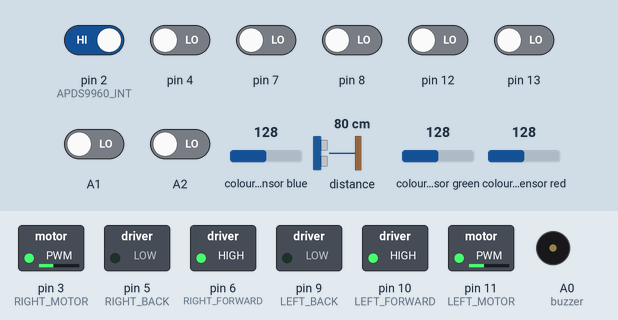
Simulated run of this sketch. Board: Arduino Uno, built for the host (arithmetic inside an expression is 32-bit, double 64-bit). On the bench: switched loads named in the sketch (green lamp = pin HIGH), buzzer (waves = sounding). The test bench sets the inputs (shaded band); at power-on: pin 2 (APDS9960_INT) HIGH, A1, A2, pin 4, pin 7, pin 8, pin 12, pin 13 LOW, colour sensor blue 128, distance to the obstacle 80 cm, colour sensor green 128, colour sensor red 128.

Above: at 2.2 s.
2.3 s: A1 driven HIGH
At 2.6 s:
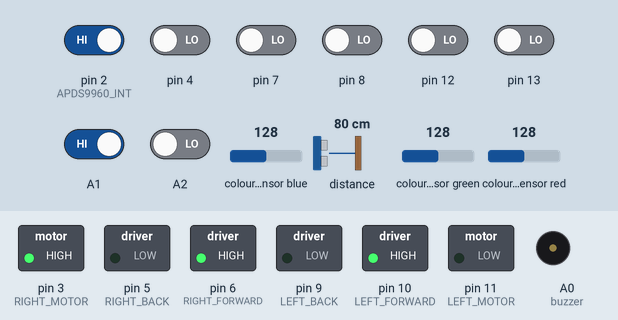
3.8 s: pin 2 (APDS9960_INT) driven LOW
At 5.1 s:
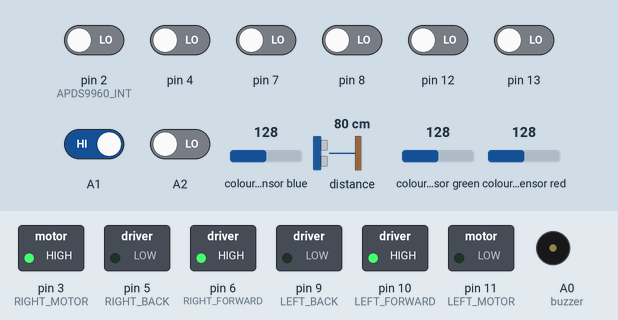
5.4 s: pin 13 driven HIGH
At 6.3 s:
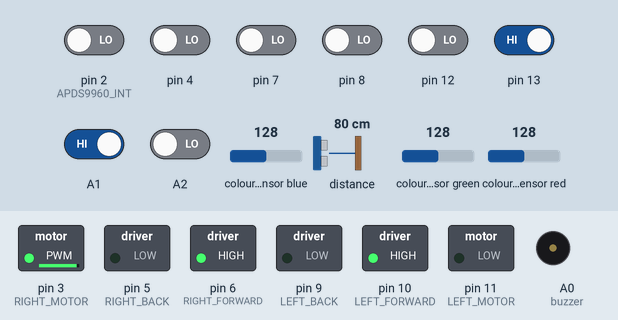
6.9 s: pin 2 (APDS9960_INT) driven HIGH and pin 4 driven HIGH and pin 7 driven HIGH and pin 8 driven HIGH and pin 12 driven HIGH
At 8.0 s:
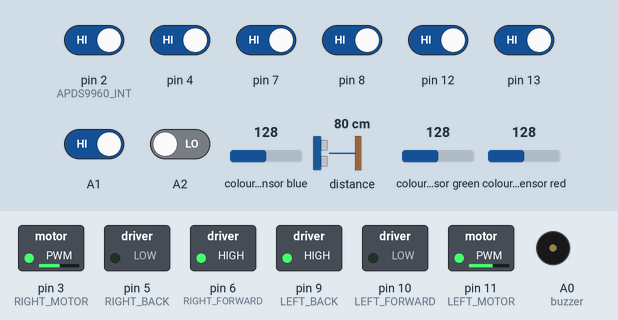
8.4 s: A2 driven HIGH
At 9.2 s:
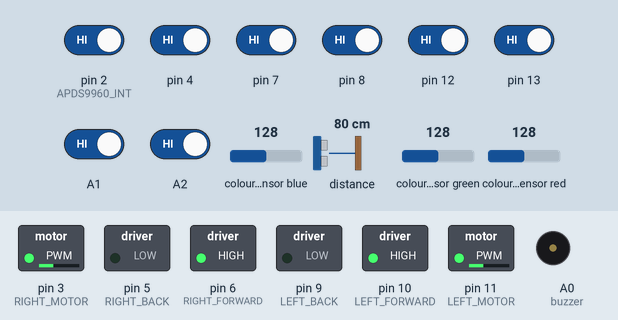
9.9 s: A1 driven LOW
At 10.2 s:
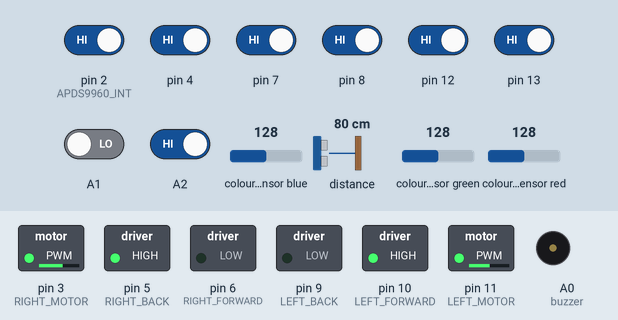
Timing chart, 0 to 12.4 s (numbered marks = the images above; inputs shaded):
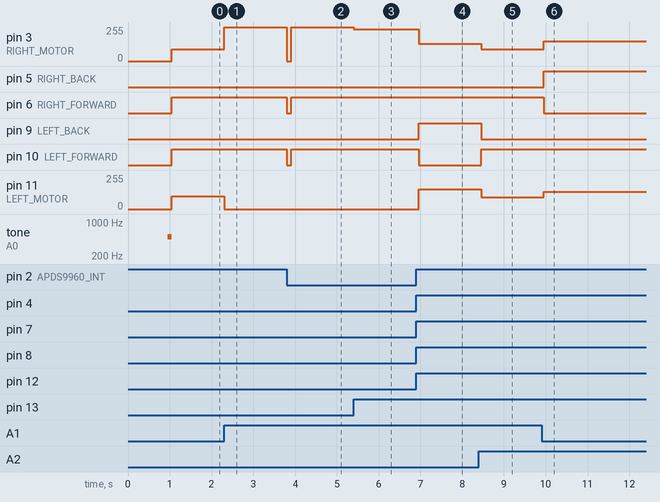

Measured:
- after the input at 2.3 s, pin 3 (RIGHT_MOTOR): 90/255 → 255/255 at once; pin 11 (LEFT_MOTOR): 95/255 → 0/255 at once
- after the input at 3.8 s, pin 3 (RIGHT_MOTOR): 255/255 → 0/255 at once, → 255/255 0.10 s later; pin 6 (RIGHT_FORWARD), pin 10 (LEFT_FORWARD): HIGH → LOW at once, → HIGH 0.10 s later
- after the input at 5.4 s, pin 3 (RIGHT_MOTOR): 255/255 → 240/255 at once
- after the input at 6.9 s, pin 3 (RIGHT_MOTOR): 240/255 → 130/255 after 0.06 s; pin 9 (LEFT_BACK): LOW → HIGH after 0.06 s; pin 10 (LEFT_FORWARD): HIGH → LOW after 0.06 s; pin 11 (LEFT_MOTOR): 0/255 → 150/255 after 0.06 s
- after the input at 8.4 s, pin 3 (RIGHT_MOTOR): 130/255 → 90/255 after 0.06 s; pin 9 (LEFT_BACK): HIGH → LOW after 0.06 s; pin 10 (LEFT_FORWARD): LOW → HIGH after 0.06 s; pin 11 (LEFT_MOTOR): 150/255 → 90/255 after 0.06 s
- after the input at 9.9 s, pin 3 (RIGHT_MOTOR): 90/255 → 150/255 after 0.05 s; pin 5 (RIGHT_BACK): LOW → HIGH after 0.05 s; pin 6 (RIGHT_FORWARD): HIGH → LOW after 0.05 s; pin 11 (LEFT_MOTOR): 90/255 → 130/255 after 0.05 s

The sketch:

LineFollow2.5.ino
```cpp
//libraries------------------------------------------------------------------------------------------------------
#include <Wire.h>
#include <SparkFun_APDS9960.h>
#define SL -70
#define SR 70
//functions
void get_color();
void set_speed(int left, int right);
void set_motors();
void set_direction(char dir);
void get_line_pos();
void interrupt_routine();

// Global Variables____________________________________________________________________________________________________________________________
SparkFun_APDS9960 apds = SparkFun_APDS9960();
byte isr_flag = 0;
#define APDS9960_INT    2  // Needs to be an interrupt pin
#define PROX_INT_HIGH   30 // Proximity level for interrupt
#define PROX_INT_LOW    0  // No far interrupt

uint8_t proximity_data = 0;
uint16_t ambient_light = 0;
uint16_t red_light = 0;
uint16_t green_light = 0;
uint16_t blue_light = 0;

//BUZZER AUDIO - COLOR SENSOR
bool PLAYED_MUSIC=false;
byte buzzer = A0;
bool interupted=false;
bool flagturn=false;

//motor pins------------------------------------------------------------------------------------------------------
const byte LEFT_MOTOR = 11; //ena//left motor - set speed
const byte LEFT_FORWARD = 10;//in1
const byte LEFT_BACK = 9;//in2
const byte RIGHT_FORWARD = 6;//in3
const byte RIGHT_BACK = 5;//in4
const byte RIGHT_MOTOR = 3;//enb//right motor - set speed


//motor speed------------------------------------------------------------------------------------------------------
int LEFT_MOTOR_SPEED=0;
int RIGHT_MOTOR_SPEED=0;

//initial Motor Speed----------------------------------------------------------------------------------------------
const byte INITIAL_MOTOR_SPEED=90;
int olderror=0;

//IR SENSORS--------------------------------------------------------------------------------------------------------
const byte IR_Sensor_Num=7;

//Line Position-----------------------------------------------------------------------------------------------------
long Line_Position=5; //5 is just so i can have 0 as msb

//PID----------------------------------------------------------------------------------------------------------------
int PID=0;
int error=0;
int P=0;
int I=0;
int D=0;
int prevError=0;
int prevI=0;

const byte Kp=5;
const byte Ki=0;
const byte Kd=2;

//END GLOBAL VAR__________________________________________________________________________________________________________________________________________________________
void get_line_pos()
{
 Line_Position = 5; //reset value
 Line_Position = (Line_Position * 10) + digitalRead(A2);
 Line_Position = (Line_Position * 10) + digitalRead(4);
 Line_Position = (Line_Position * 10) + digitalRead(7);
 Line_Position = (Line_Position * 10) + digitalRead(8);
 Line_Position = (Line_Position * 10) + digitalRead(12);
 Line_Position = (Line_Position * 10) + digitalRead(13);
 Line_Position = (Line_Position * 10) + digitalRead(A1);

  switch (Line_Position)    {
    case 51111110:    {        error = SL;        break;    }
    case 51111100:    {        error = SL;        break;    }
    case 51111000:    {        error = SL;        break;    }
    case 51000000:    {        error = -35;         break;    }
    case 51100000:    {        error = -30;         break;    }
    case 51110000:    {        error = -30;         break;    }
    case 50110000:    {        error = -22;         break;    }
    case 50111000:    {        error = -3;         break;    }
    case 50011000:    {        error = -2;         break;    }
    case 50011100:    {        error = 0;          break;    }
    case 50001100:    {        error = 2;          break;    }
    case 50001110:    {        error = 3;          break;    }
    case 50000110:    {        error = 22;          break;    }
    case 50000111:    {        error = 30;          break;    }
    case 50000011:    {        error = 30;          break;    }
    case 50000001:    {        error = 35;          break;    }
    case 50001111:    {        error = SR;         break;    }
    case 50011111:    {        error = SR;         break;    }
    case 50111111:    {        error = SR;         break;    }
    case 50000000:    {                            break;    }//do what you did last
    case 51111111:    {        error = 777;        break;    }//go straight
    default:          {                            break;    }
    }
}
//APDS9960----------------------------------------------------------------------------------------------------------------

void get_color() {
  // Read the light levels (ambient, red, green, blue)
  if (!apds.readRedLight(red_light) || !apds.readGreenLight(green_light) || !apds.readBlueLight(blue_light)) {
    return;
  } else {
    if (!PLAYED_MUSIC) {
      if (red_light > 50 && red_light > blue_light && red_light > green_light) {

        tone(buzzer, 500);
        delay(500);
        noTone(buzzer);
        PLAYED_MUSIC = true;
        return;
      }
      if (blue_light > 50 && blue_light > red_light && blue_light > green_light) {
        tone(buzzer, 2000);
        delay(200);
        noTone(buzzer);
        delay(50);
        tone(buzzer, 2000);
        delay(200);
        noTone(buzzer);
        PLAYED_MUSIC = true;
        return;
      }

      if (green_light > 50 && green_light > red_light && green_light > blue_light) {

        tone(buzzer, 3000);
        delay(500);
        noTone(buzzer);
        tone(buzzer, 100);
        delay(100);
        noTone(buzzer);
        PLAYED_MUSIC = true;
        return;
      }
    }
  }
}

void interrupt_routine() {
  isr_flag = 1;
}
  //END APDS9960--------------------------------------------------------------------------------------------------------------------

//MOTOR CONTROL--------------------------------------------------------------------------------------------------------------------


//set direction if wanting to turn ----------------------------------------------------------------------------------------------------
void set_direction(char dir){
   switch(dir) {
    case 'F':  {  digitalWrite(LEFT_FORWARD, HIGH);  digitalWrite(LEFT_BACK, LOW);     digitalWrite(RIGHT_FORWARD, HIGH);   digitalWrite(RIGHT_BACK, LOW);     break;  }
    case 'B':  {  digitalWrite(LEFT_FORWARD, LOW);   digitalWrite(LEFT_BACK, HIGH);    digitalWrite(RIGHT_FORWARD, LOW);    digitalWrite(RIGHT_BACK, HIGH);    break;  }
    case 'S':  {  digitalWrite(LEFT_FORWARD, LOW);   digitalWrite(LEFT_BACK, LOW);     digitalWrite(RIGHT_FORWARD, LOW);    digitalWrite(RIGHT_BACK, LOW);     break;  }
    case '>':  {  digitalWrite(LEFT_FORWARD, HIGH);  digitalWrite(LEFT_BACK, LOW);     digitalWrite(RIGHT_FORWARD, LOW);    digitalWrite(RIGHT_BACK, HIGH);    break;  }
    case '<':  {  digitalWrite(LEFT_FORWARD, LOW);   digitalWrite(LEFT_BACK,HIGH);     digitalWrite(RIGHT_FORWARD, HIGH);   digitalWrite(RIGHT_BACK, LOW);     break;  }
    case 'C':  {  digitalWrite(LEFT_FORWARD, HIGH);   digitalWrite(LEFT_BACK,HIGH);     digitalWrite(RIGHT_FORWARD, HIGH);   digitalWrite(RIGHT_BACK, HIGH);     break;  }

   }
}


//CALCULATE PID VALUE BASED ON ERRORS ----------------------------------------------------------------------------------------------
//CONTROL MOTOR BASED ON PID----------------------------------------------------------------------------------------------------------
void set_motors()
{

 // if (error == 777 || error == SL || error == SR)  {  return;  }

  if (error == SL || error == SR)
    {
      delay(50);
      get_line_pos();


      //delay(500);
      //Serial.print(Line_Position);
      //Serial.println(error);


      if (error == SR)  //sharp turn right - add back track
      {        set_direction('<');        set_speed(150, 130);        delay(100);        return;      }

      if (error == SL)  //sharp turn left
      {        set_direction('>');        set_speed(130,150);        delay(100);        return;      }


    }
    if(error == 777 )
     {
       set_direction('F');
       set_speed(INITIAL_MOTOR_SPEED, INITIAL_MOTOR_SPEED);
       return;
       }

  P = error;
  I = I + prevI;
  D = error - prevError;
  PID = (Kp * P) + (Ki * I) + (Kd * D);
  prevI = I;
  prevError = error;

  LEFT_MOTOR_SPEED = constrain(INITIAL_MOTOR_SPEED - PID+5, 0, 255);
  RIGHT_MOTOR_SPEED = constrain(INITIAL_MOTOR_SPEED + PID, 0, 255);
  set_direction('F');
  set_speed(LEFT_MOTOR_SPEED, RIGHT_MOTOR_SPEED);
  /*  Serial.print("left motor");
       Serial.print(LEFT_MOTOR_SPEED);
          Serial.print("right motor");

       Serial.print(RIGHT_MOTOR_SPEED);
          Serial.print("line");

       Serial.print(Line_Position);
          Serial.print("error");

       Serial.println(error);
       delay(500);*/
}

//set motor analog speed--------------------------------------------------------------------------------------------------------------
void set_speed(int left, int right)
{
  analogWrite(LEFT_MOTOR, left); //Left Motor Speed
  analogWrite(RIGHT_MOTOR, right);   //Right Motor Speed
}


//END MOTOR CONTROL--------------------------------------------------------------------------------------------------------------------

void setup() {
     //Serial.begin(9600);
  pinMode(A1,INPUT);
  pinMode(A2,INPUT);
  pinMode(4,INPUT);
  pinMode(7,INPUT);
  pinMode(8,INPUT);
  pinMode(12,INPUT);
  pinMode(13,INPUT);
  pinMode(RIGHT_MOTOR,OUTPUT);
  pinMode(RIGHT_FORWARD,OUTPUT);
  pinMode(RIGHT_BACK,OUTPUT);
  pinMode(LEFT_MOTOR,OUTPUT);
  pinMode(LEFT_FORWARD,OUTPUT);
  pinMode(LEFT_BACK,OUTPUT);
  pinMode(APDS9960_INT, INPUT);
  attachInterrupt(digitalPinToInterrupt(2), interrupt_routine, FALLING);

  apds.init();   delay(200);
  apds.setProximityGain(PGAIN_2X);    delay(200);
  apds.enableProximitySensor(true);   delay(200);
  apds.enableLightSensor(false);      delay(200);
  apds.setProximityIntLowThreshold(PROX_INT_LOW);  delay(50);
  apds.setProximityIntHighThreshold(PROX_INT_HIGH); delay(100);

   tone(buzzer, 500);   delay(100);   noTone(buzzer);
  // tone(buzzer, 2000);   delay(100);   noTone(buzzer);
  // tone(buzzer, 3000);   delay(100);   noTone(buzzer);

}

void loop() {
  if (isr_flag == 1) {
    interupted = true;
    apds.readProximity(proximity_data);
    get_color();
    isr_flag = 0;
    apds.clearProximityInt();
    PLAYED_MUSIC = false;
  }

  if (interupted == false)
 {
  get_line_pos();
  set_motors();
  delay(5);
  return;

 } else {
    interupted = false;
    set_direction('S');
    set_speed(0, 0);
    delay(100);
    return;
  }
}
```
